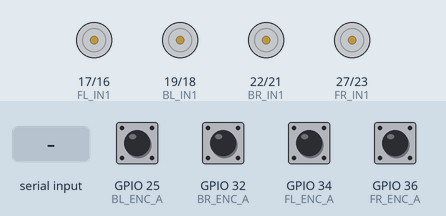
This program was run on a simulated ESP32. On the bench: motor-driver pin pairs drawn as motors (green arrow = first pin HIGH = forward, orange = second pin HIGH = backward, longer = more drive). The inputs (shaded band) are chosen by the test bench; at power-on: GPIO 25 (BL_ENC_A), GPIO 32 (BR_ENC_A), GPIO 34 (FL_ENC_A), GPIO 36 (FR_ENC_A) HIGH. What the program prints to the serial monitor is not drawn.

Above: at 1.2 s.
1.3 s: "M,90\n" received over Serial
At 2.5 s:
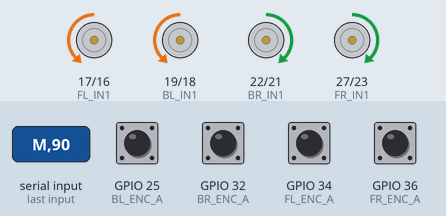
2.8 s: "M,,45\n" received over Serial
At 3.7 s:
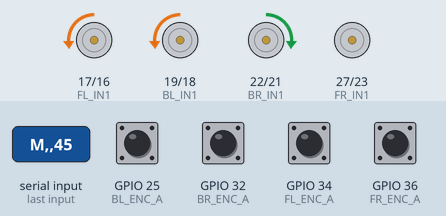
Timing chart, 0 to 5.8 s (numbered marks = the images above; inputs shaded):
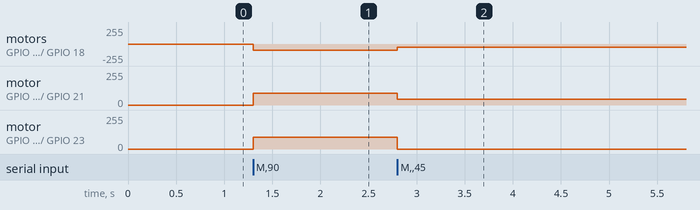

Measured:
- after the input at 1.3 s, motor on GPIO 17 (FL_IN1) / GPIO 16 (FL_IN2), motor on GPIO 19 (BL_IN1) / GPIO 18 (BL_IN2): stopped → backward 90/255 at once; motor on GPIO 22 (BR_IN1) / GPIO 21 (BR_IN2), motor on GPIO 27 (FR_IN1) / GPIO 23 (FR_IN2): stopped → forward 90/255 at once
- after the input at 2.8 s, motor on GPIO 17 (FL_IN1) / GPIO 16 (FL_IN2), motor on GPIO 19 (BL_IN1) / GPIO 18 (BL_IN2): backward 90/255 → backward 45/255 at once; motor on GPIO 22 (BR_IN1) / GPIO 21 (BR_IN2): forward 90/255 → forward 45/255 at once; motor on GPIO 27 (FR_IN1) / GPIO 23 (FR_IN2): forward 90/255 → stopped at once

The program:

main.cpp
```cpp
#include <Arduino.h>

// Pin Definitions
// Encoders
const int FR_ENC_A = 36;
const int FR_ENC_B = 39;
const int FL_ENC_A = 34;
const int FL_ENC_B = 35;
const int BR_ENC_A = 32;
const int BR_ENC_B = 33;
const int BL_ENC_A = 25;
const int BL_ENC_B = 26;

// Motor Drivers
// Right L298N
const int FR_IN1 = 27;
const int FR_IN2 = 23;
const int BR_IN1 = 22;
const int BR_IN2 = 21;

// Left L298N
const int BL_IN1 = 19;
const int BL_IN2 = 18;
const int FL_IN1 = 17;
const int FL_IN2 = 16;

// Encoder counts
volatile long fr_count = 0;
volatile long fl_count = 0;
volatile long br_count = 0;
volatile long bl_count = 0;

// Motor control values (-255 to 255)
int fr_pwm = 0;
int fl_pwm = 0;
int br_pwm = 0;
int bl_pwm = 0;

// Fast interrupt handlers - reversed counting logic
void IRAM_ATTR fr_encoder() {
    if (digitalRead(FR_ENC_B)) fr_count--;  // Reversed
    else fr_count++;
}

void IRAM_ATTR fl_encoder() {
    if (digitalRead(FL_ENC_B)) fl_count++;  // Reversed
    else fl_count--;
}

void IRAM_ATTR br_encoder() {
    if (digitalRead(BR_ENC_B)) br_count--;  // Reversed
    else br_count++;
}

void IRAM_ATTR bl_encoder() {
    if (digitalRead(BL_ENC_B)) bl_count++;  // Reversed
    else bl_count--;
}

// Set motor PWM (-255 to 255)
void setMotor(int in1_pin, int in2_pin, int pwm, bool isLeftSide) {
    if (isLeftSide) pwm = -pwm; // Reverse for left side

    pwm = constrain(pwm, -255, 255); // Safety limit

    if (pwm > 0) {
        analogWrite(in1_pin, pwm);
        analogWrite(in2_pin, 0);
    } else {
        analogWrite(in1_pin, 0);
        analogWrite(in2_pin, -pwm);
    }
}

void setup() {
    // Initialize Serial
    Serial.begin(115200);

    // Configure encoder pins with pullup
    pinMode(FR_ENC_A, INPUT_PULLUP);
    pinMode(FR_ENC_B, INPUT_PULLUP);
    pinMode(FL_ENC_A, INPUT_PULLUP);
    pinMode(FL_ENC_B, INPUT_PULLUP);
    pinMode(BR_ENC_A, INPUT_PULLUP);
    pinMode(BR_ENC_B, INPUT_PULLUP);
    pinMode(BL_ENC_A, INPUT_PULLUP);
    pinMode(BL_ENC_B, INPUT_PULLUP);

    // Attach interrupts on RISING edge
    attachInterrupt(digitalPinToInterrupt(FR_ENC_A), fr_encoder, RISING);
    attachInterrupt(digitalPinToInterrupt(FL_ENC_A), fl_encoder, RISING);
    attachInterrupt(digitalPinToInterrupt(BR_ENC_A), br_encoder, RISING);
    attachInterrupt(digitalPinToInterrupt(BL_ENC_A), bl_encoder, RISING);

    // Configure motor pins as outputs
    pinMode(FR_IN1, OUTPUT);
    pinMode(FR_IN2, OUTPUT);
    pinMode(BR_IN1, OUTPUT);
    pinMode(BR_IN2, OUTPUT);
    pinMode(BL_IN1, OUTPUT);
    pinMode(BL_IN2, OUTPUT);
    pinMode(FL_IN1, OUTPUT);
    pinMode(FL_IN2, OUTPUT);

    // Initialize all motors to stopped
    setMotor(FR_IN1, FR_IN2, 0, false);
    setMotor(FL_IN1, FL_IN2, 0, true);
    setMotor(BR_IN1, BR_IN2, 0, false);
    setMotor(BL_IN1, BL_IN2, 0, true);
}

void loop() {
    // Send encoder counts every 20ms (50Hz)
    static unsigned long lastTime = 0;
    if (millis() - lastTime > 20) {
        // Format: "E,fr,fl,br,bl\n"
        Serial.print("E,");
        Serial.print(fr_count);
        Serial.print(",");
        Serial.print(fl_count);
        Serial.print(",");
        Serial.print(br_count);
        Serial.print(",");
        Serial.println(bl_count);
        lastTime = millis();
    }

    // Check for PWM commands
    // Format: "M,fr,fl,br,bl\n"
    if (Serial.available()) {
        String cmd = Serial.readStringUntil('\n');
        if (cmd.startsWith("M,")) {
            cmd = cmd.substring(2); // Remove "M,"
            fr_pwm = cmd.substring(0, cmd.indexOf(",")).toInt();
            cmd = cmd.substring(cmd.indexOf(",") + 1);
            fl_pwm = cmd.substring(0, cmd.indexOf(",")).toInt();
            cmd = cmd.substring(cmd.indexOf(",") + 1);
            br_pwm = cmd.substring(0, cmd.indexOf(",")).toInt();
            cmd = cmd.substring(cmd.indexOf(",") + 1);
            bl_pwm = cmd.toInt();

            // Apply PWM values with side reversal
            setMotor(FR_IN1, FR_IN2, fr_pwm, false);
            setMotor(FL_IN1, FL_IN2, fl_pwm, true);
            setMotor(BR_IN1, BR_IN2, br_pwm, false);
            setMotor(BL_IN1, BL_IN2, bl_pwm, true);
        }
    }
}
```
